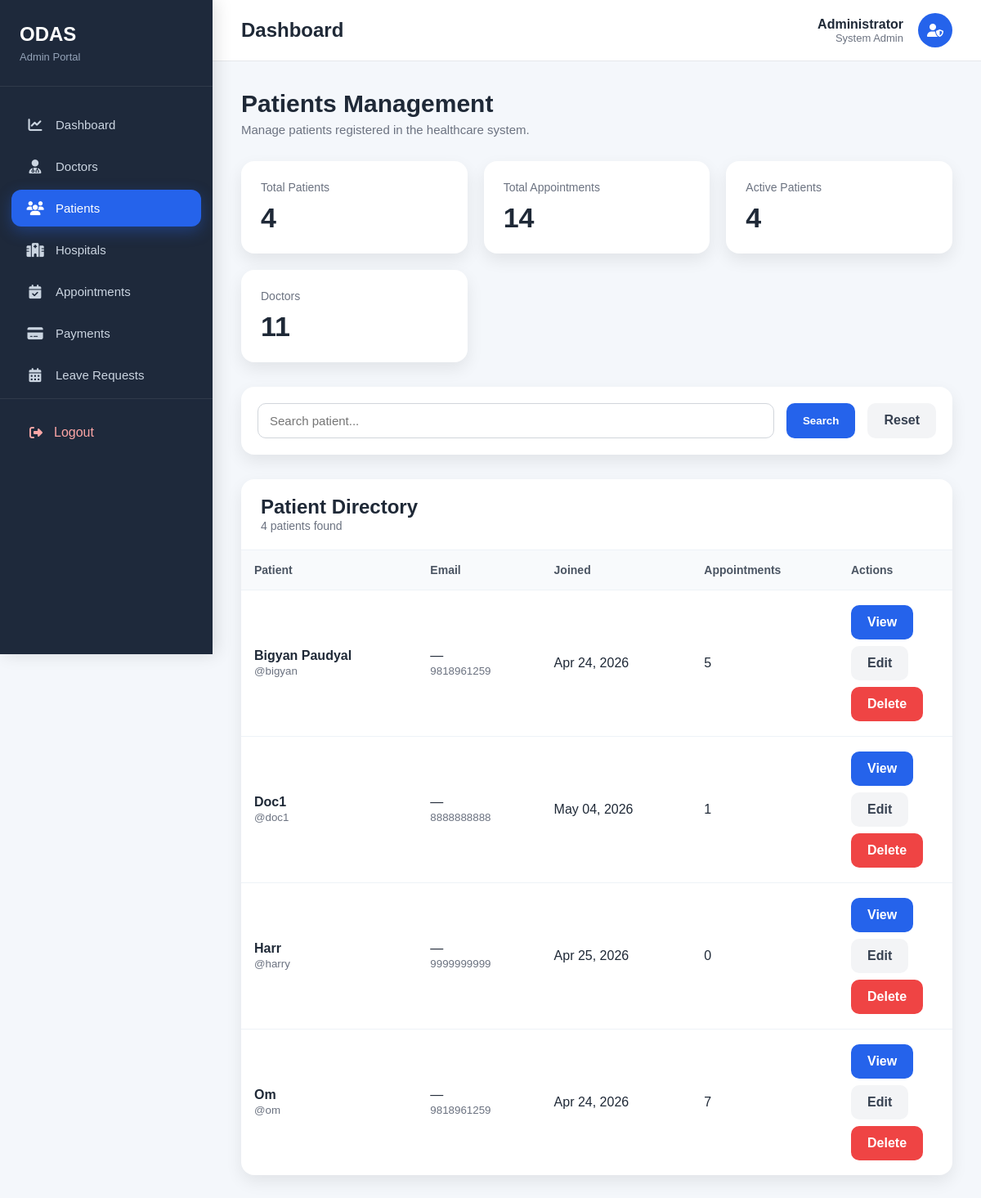
The app's page /admin-dashboard/patients/ (signed in), older data.
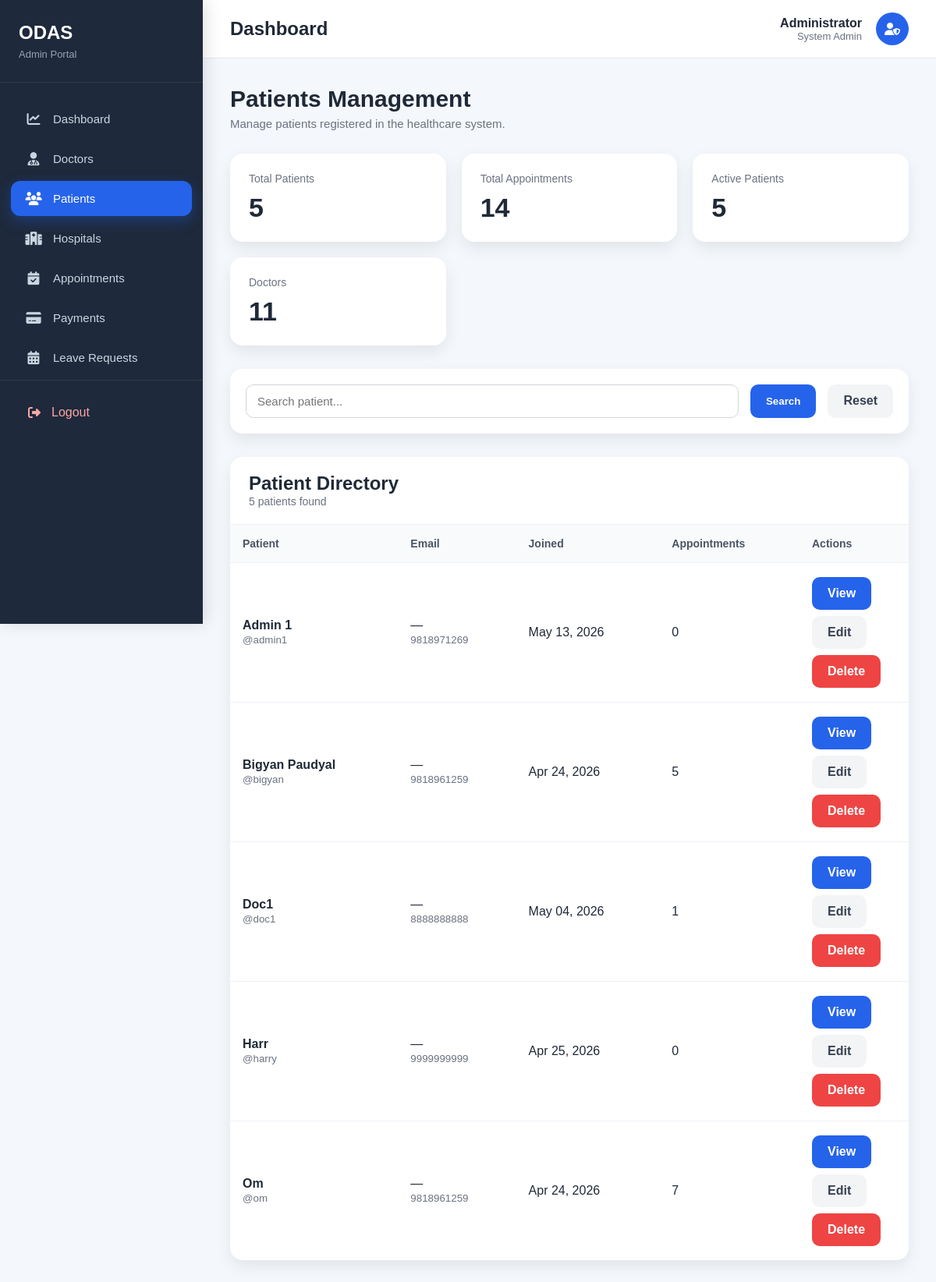
The same page, newer data.
### patients/models.py (models this page shows)
class Patients(models.Model):
    patient_id=models.AutoField(primary_key=True)
    name=models.CharField(max_length=150)
    user = models.OneToOneField(User, on_delete=models.CASCADE, null=True, blank=True)
    email=models.EmailField(blank=True,null=True)
    address=models.CharField(max_length=150)
    phone=models.CharField(max_length=10)
    dob=models.DateField()
    Gender_Choices=[
        ('M','Male'),
        ('F','Female'),
        ('O','Other'),
    ]
    gender=models.CharField(max_length=1,choices=Gender_Choices)

### admin_dashboard/views.py (the view, shortened to what this page needs)
# urls.py: path('patients/', views.admin_patients, name='admin_patients'),
@login_required
def admin_patients(request):
    patients = (
        Patients.objects
        .select_related("user")
        .annotate(
            appointment_count=Count("user__appointment")
        )
        .order_by("name")
    )
    search = request.GET.get("search", "")
    context = {
        "patients": patients,
        "search": search,
        "total_patients": Patients.objects.count(),
        "appointment_count": Appointment.objects.count(),
        "active_patients": Patients.objects.count(),
        "doctor_count": Doctor.objects.count(),
    }
    return render(
        request,
        "admin_dashboard/patients.html",
        context
    )

### doctors/context_processors.py (called while the page is built)
def doctor_context(request):
    if request.user.is_authenticated:
        try:
            doctor = Doctor.objects.get(user=request.user)
            return {"doctor": doctor}
        except Doctor.DoesNotExist:
            pass
    return {}

### admin_dashboard/templates/admin_dashboard/patients.html (shortened to what this page needs)
{% extends "admin_dashboard/base.html" %}
{% block content %}
<div class="page-header">
    <div class="page-title">
        <h1>Patients Management</h1>
        <p>
            Manage patients registered in the healthcare system.
        </p>
    </div>
</div>
<div class="stats-grid">
    <div class="stat-card">
        <div class="stat-title">
            Total Patients
        </div>
        <div class="stat-value">
            {{ total_patients }}
        </div>
    </div>
    <div class="stat-card">
        <div class="stat-title">
            Total Appointments
        </div>
        <div class="stat-value">
            {{ appointment_count }}
        </div>
    </div>
    <div class="stat-card">
        <div class="stat-title">
            Active Patients
        </div>
        <div class="stat-value">
            {{ active_patients }}
        </div>
    </div>
    <div class="stat-card">
        <div class="stat-title">
            Doctors
        </div>
        <div class="stat-value">
            {{ doctor_count }}
        </div>
    </div>
</div>
<div class="toolbar">
    <form method="GET" class="filter-form">
        <input
            type="text"
            name="search"
            placeholder="Search patient..."
            value="{{ search }}">
        <button class="btn btn-primary">
            Search
        </button>
        <a
            href="{% url 'admin_patients' %}"
            class="btn btn-light">
            Reset
        </a>
    </form>
</div>
<div class="table-card">
    <div class="table-header">
        <div>
            <h2>Patient Directory</h2>
            <span>{{ patients|length }} patient{{ patients|length|pluralize }} found</span>
        </div>
    </div>
    <table class="patient-table">
        <thead>
            <tr>
                <th>Patient</th>
                <th>Email</th>
                <th>Joined</th>
                <th>Appointments</th>
                <th style="width:140px;">Actions</th>
            </tr>
        </thead>
        <tbody>
{% for patient in patients %}
<tr>
    <td>
        <strong>{{ patient.name }}</strong>
        <br>
        <small style="color:#6b7280;">
            @{{ patient.user.username }}
        </small>
    </td>
    <td>
        {{ patient.email|default:"—" }}
        <br>
        <small>{{ patient.phone }}</small>
    </td>
    <td>
        {% if patient.user %}
            {{ patient.user.date_joined|date:"M d, Y" }}
        {% else %}
            —
        {% endif %}
    </td>
    <td>
        {{ patient.appointment_count }}
    </td>
    <td>
        <div style="display:flex;gap:8px;flex-wrap:wrap;">
            <a
                href="{% url 'patient_detail' patient.user.id %}"
                class="btn btn-primary">
                View
            </a>
            <a
                href="{% url 'edit_patient' patient.patient_id %}"
                class="btn btn-light">
                Edit
            </a>
            <a
                href="{% url 'delete_patient' patient.patient_id %}"
                class="btn"
                style="background:#ef4444;color:white;">
                Delete
            </a>
        </div>
    </td>
</tr>
{% endfor %}
</tbody>
    </table>
</div>
{% endblock %}

Row changes from the older to the newer data that the page shows:
added Patients: name "Admin 1", user.username "admin1", email "—", phone "9818971269", user.date_joined "May 13, 2026", appointment_count "0"
Text that changed along with them:
{{ total_patients }}: "4" → "5"
{{ active_patients }}: "4" → "5"
{{ patients|length }}: "4" → "5"
